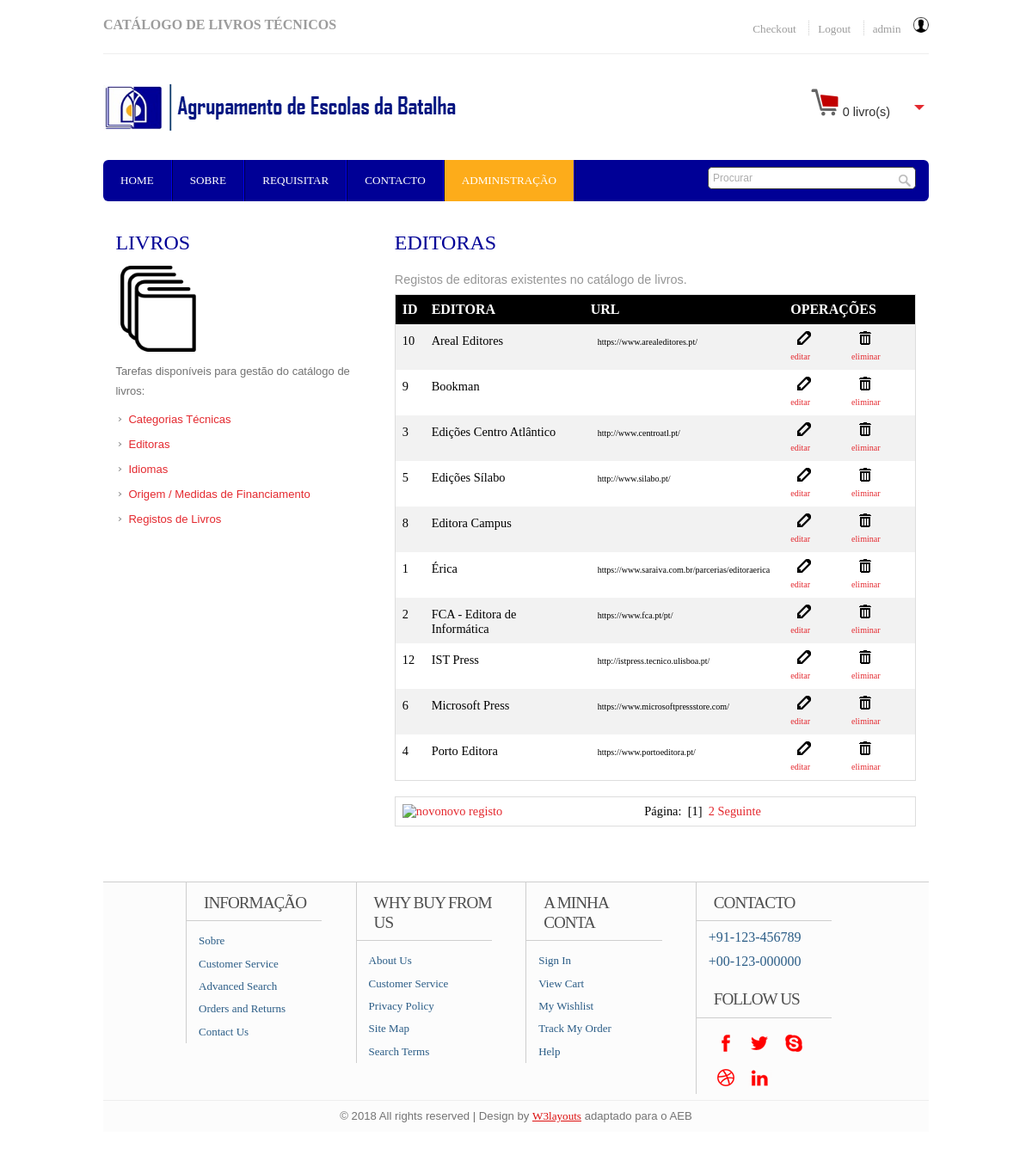
Screenshot of /adminpageeditors.php (signed in) with the database file from the repository.
### tables this page shows
CREATE TABLE IF NOT EXISTS `editoras` (
`idEditora` int(4) NOT NULL,
  `editora` varchar(40) NOT NULL,
  `url` varchar(60) DEFAULT NULL
);

### adminpageeditors.php (the view, shortened to what this page needs)
<!DOCTYPE HTML>
<head>
<link href="css/style.css" rel="stylesheet" type="text/css" media="all"/>
<link href="css/slider.css" rel="stylesheet" type="text/css" media="all"/>
</head>
<body>
  <div class="wrap">
	<div class="header">
		<div class="headertop_desc">
			<div class="call">
				 <h3>CATÁLOGO DE LIVROS TÉCNICOS</h3>
			</div>
			<div class="account_desc">
				<ul>
				<?php
					if (!isset($_SESSION['UserID'])) {
						session_destroy();
				?>
						<li><a href='registar.php'>Registar</a></li>
						<li><a href='login.php'>Login</a></li>
				<?php
					}
					 else {
						?>
						<li><a href='#'>Checkout</a></li>
						<li><a href='logout.php'>Logout</a></li>
						<li><div class='dropdownmenu'>
							<span><a href='#'><?php echo $_SESSION['UserLogin']?></a>&nbsp;<img src='images/user18.png'></span>
						</div></li>
					<?php
					}
				?>
				</ul>
			</div>
		</div>
		<div class="header_top">
			<div class="logo">
				<a href="index.php"><img src="images/aeblogo.png" alt="Agrupamento de Escolas da Batalha" /></a>
			</div>
			  <div class="cart">
			  	   <p><span><img src="images/cart32.png" alt="Carrinho"></span><div id="dd" class="wrapper-dropdown-2"> 0 livro(s)
					</div></p>
			  </div>
  </div>
	<div class="header_bottom">
	     	<div class="menu">
	     		<ul>
			    	<li><a href="index.php">Home</a></li>
			    	<li><a href="about.html">Sobre</a></li>
			    	<li><a href="delivery.html">Requisitar</a></li>
			    	<li><a href="contacto.php">Contacto</a></li>
					<?php
						if (isset($_SESSION['UserNivel'])) {
							if ($_SESSION['UserNivel']>2) {
								echo "<li class='active'><a href='adminpages.php'>Administração</a></li>";
							}
						}
					?>
     			</ul>
	     	</div>
	     	<div class="search_box">
	     		<form>
	     			<input type="text" value="Procurar" onfocus="this.value = '';" onblur="if (this.value == '') {this.value = 'Search';}"><input type="submit" value="">
	     		</form>
	     	</div>
	     </div>
   </div>
<div class="main">
    <div class="content">
    	<div class="section group">
			<div class="col span_1_of_3">
				<h3>LIVROS</h3>
				<img src="images/books2.png" alt="">
				<p>Tarefas disponíveis para gestão do catálogo de livros:</p>
				<div class="list">
					<ul>
						<li><a href="adminpagecategories.php">Categorias Técnicas</a></li>
						<li><a href="adminpageeditors.php">Editoras</a></li>
						<li><a href="adminpagelanguages.php">Idiomas</a></li>
						<li><a href="adminpagefinance.php">Origem / Medidas de Financiamento</a></li>
						<li><a href="adminpagebooks.php">Registos de Livros</a></li>
					</ul>
				</div>
			</div>
			<div class="col span_2_of_3">
				<h2>Editoras</h2>
				<div class="gridtable">
					<p>Registos de editoras existentes no catálogo de livros.</p>
					<table><tr><th>id</th><th>Editora</th><th>URL</th><th colspan="2">operações</th></tr>
<?php
	$registosPagina = 10;
	$primeiroReg = ($_GET['pagina'] * $registosPagina) - $registosPagina;
	$servidor="localhost";
	$utilizador="root";
	$password="root";
	$basedados="aeblivros";
	$campo1="idEditora";
	$campo2="editora";
	$campo3="url";
	$ligacao = mysqli_connect($servidor,$utilizador,$password,$basedados) or die ("<html><script language='JavaScript'>alert('Unable to connect to database! Please try again later.'),history.go(-1)</script></html>");
	mysqli_select_db($ligacao, $basedados);
	mysqli_set_charset($ligacao, "utf8");
	$consulta = "SELECT idEditora, editora, url FROM editoras ORDER BY 2 ASC LIMIT $primeiroReg, $registosPagina";
	$resultado = mysqli_query($ligacao, $consulta);
	if(!empty(mysqli_num_rows($resultado))){
		while($linha = mysqli_fetch_array($resultado)){
			$id = $linha["$campo1"];
			$nome = $linha["$campo2"];
			$web = $linha["$campo3"];
			echo "<tr><td>" .$id. "</td><td>".$nome."</td><td><span>".$web."</span></td><td><span><a href='adminpageeditorsrec.php?id=".$id."&mode=edit'><img src='images/edit.png' alt='editar'>editar</a></span></td>";
			echo "<td><span><a href='adminpageeditorsrec.php?id=".$id."&mode=delete'><img src='images/trash.png' alt='eliminar'>eliminar</span></td></tr>";
		}
		echo "</table><br>";
		echo "<table><tr><td align='center'>";
		echo "<a href='adminpageeditorsnew.php'><img src='images/add.png' alt='novo'>novo registo</a></td>";
		echo "<td>Página:&nbsp;";
		$sqlTodosReg = mysqli_query($ligacao, "SELECT * FROM editoras ORDER BY editora ASC");
		$totalRegistos = mysqli_num_rows($sqlTodosReg);
		$totalPaginas = ceil($totalRegistos / $registosPagina);
		$totalPaginas++;
		$pagina = $_GET['pagina'];
		for ($pag=1; $pag<$totalPaginas; $pag++) {
			if ($pagina == $pag) {
				echo "&nbsp;[$pag]&nbsp;";
			}
			else {
				$paginaSeguinte = $pag;
				echo "&nbsp;<a href=?pagina=$paginaSeguinte>$pag</a>&nbsp;";
			}
		}
		if (($pagina+1) < $totalPaginas) {
			echo "<a href=?pagina=".($pagina+1).">Seguinte</a>";
		}
		else {
			echo "";
		}
		echo "</td></tr></table>";
	}
	else {
			echo "<tr><td colspan='5'>Não existem registos.</td></tr></table>";
			echo "</table><br>";
			echo "<table><tr><td align='center'>";
			echo "<a href='adminpageeditorsnew.php'><img src='images/add.png' alt='novo'>novo registo</a></td>";
			echo "</td></tr></table>";
	}
	?>
				</div>
			</div>
    </div>
</div>
</div>
   <div class="footer">
   	  <div class="wrap">
	     <div class="section group">
				<div class="col_1_of_4 span_1_of_4">
						<h4>Informação</h4>
						<ul>
						<li><a href="about.html">Sobre</a></li>
						<li><a href="contact.html">Customer Service</a></li>
						<li><a href="#">Advanced Search</a></li>
						<li><a href="delivery.html">Orders and Returns</a></li>
						<li><a href="contacto.html">Contact Us</a></li>
						</ul>
					</div>
				<div class="col_1_of_4 span_1_of_4">
					<h4>Why buy from us</h4>
						<ul>
						<li><a href="about.html">About Us</a></li>
						<li><a href="contact.html">Customer Service</a></li>
						<li><a href="#">Privacy Policy</a></li>
						<li><a href="contact.html">Site Map</a></li>
						<li><a href="#">Search Terms</a></li>
						</ul>
				</div>
				<div class="col_1_of_4 span_1_of_4">
					<h4>A minha conta</h4>
						<ul>
							<li><a href="contact.html">Sign In</a></li>
							<li><a href="index.html">View Cart</a></li>
							<li><a href="#">My Wishlist</a></li>
							<li><a href="#">Track My Order</a></li>
							<li><a href="contact.html">Help</a></li>
						</ul>
				</div>
				<div class="col_1_of_4 span_1_of_4">
					<h4>Contacto</h4>
						<ul>
							<li><span>+91-123-456789</span></li>
							<li><span>+00-123-000000</span></li>
						</ul>
						<div class="social-icons">
							<h4>Follow Us</h4>
					   		  <ul>
							      <li><a href="#" target="_blank"><img src="images/facebook.png" alt="" /></a></li>
							      <li><a href="#" target="_blank"><img src="images/twitter.png" alt="" /></a></li>
							      <li><a href="#" target="_blank"><img src="images/skype.png" alt="" /> </a></li>
							      <li><a href="#" target="_blank"> <img src="images/dribbble.png" alt="" /></a></li>
							      <li><a href="#" target="_blank"> <img src="images/linkedin.png" alt="" /></a></li>
						     </ul>
   	 					</div>
				</div>
			</div>
        </div>
        <div class="copy_right">
				<p>&copy; 2018 All rights reserved | Design by <a href="http://w3layouts.com/">W3layouts</a> adaptado para o AEB</p>
		   </div>
    </div>
</body>
</html>

### rows the page displays
editoras: idEditora "10", editora "Areal Editores", url "https://www.arealeditores.pt/"
editoras: idEditora "9", editora "Bookman"
editoras: idEditora "3", editora "Edições Centro Atlântico", url "http://www.centroatl.pt/"
editoras: idEditora "5", editora "Edições Sílabo", url "http://www.silabo.pt/"
editoras: idEditora "8", editora "Editora Campus"
editoras: idEditora "1", editora "Érica", url "https://www.saraiva.com.br/parcerias/editoraerica"
editoras: idEditora "2", editora "FCA - Editora de Informática", url "https://www.fca.pt/pt/"
editoras: idEditora "12", editora "IST Press", url "http://istpress.tecnico.ulisboa.pt/"
editoras: idEditora "6", editora "Microsoft Press", url "https://www.microsoftpressstore.com/"
editoras: idEditora "4", editora "Porto Editora", url "https://www.portoeditora.pt/"

### other values shown
$_SESSION['UserLogin'] "admin"
